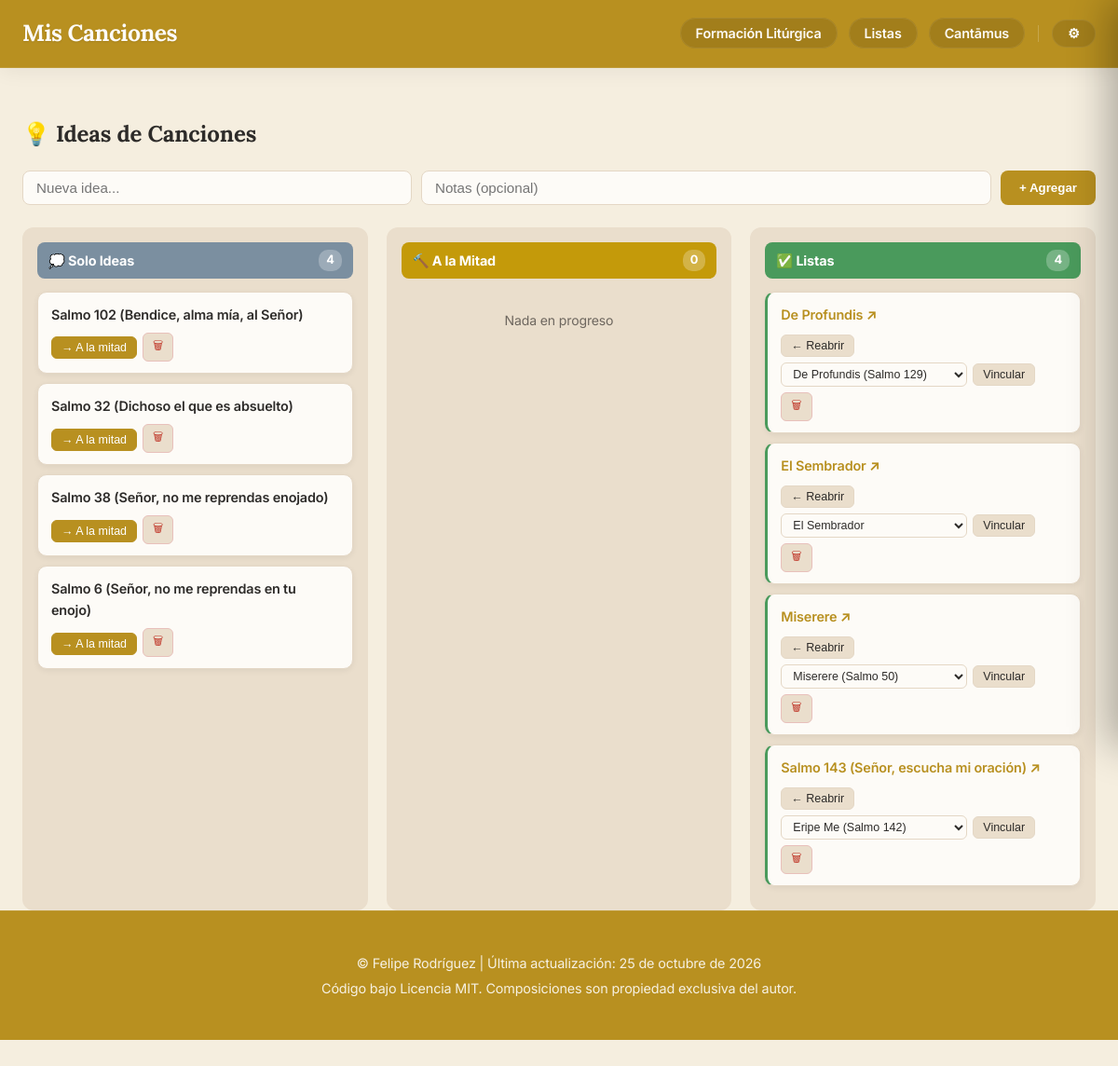
The app's page /admin/ideas (signed in) with its own data.
### models.py (models this page shows, shortened)
class IdeaCancion(db.Model):
    __tablename__ = 'idea_cancion'
    id = db.Column(db.Integer, primary_key=True)
    titulo = db.Column(db.String(150), nullable=False)
    notas = db.Column(db.Text, nullable=True)
    estado = db.Column(db.String(20), nullable=False, default='idea')  # 'idea', 'mitad', 'lista'
    cancion_id = db.Column(db.Integer, db.ForeignKey('cancion.id'), nullable=True)
    cancion = db.relationship('Cancion', backref='idea', foreign_keys=[cancion_id])

class Cancion(db.Model):
    __tablename__ = 'cancion'
    id = db.Column(db.Integer, primary_key=True)
    titulo = db.Column(db.String(150), nullable=False)
    musica = db.Column(db.String(100))
    letra = db.Column(db.String(100))
    adaptacion = db.Column(db.String(100))
    arreglo = db.Column(db.String(100), nullable=True)
    idioma = db.Column(db.String(50))
    dia = db.Column(db.Integer, nullable=True)
    mes = db.Column(db.Integer, nullable=True)
    anio = db.Column(db.Integer)
    descripcion = db.Column(db.Text)
    audio = db.Column(db.String(150))
    letras_acordes = db.Column(db.String(150))
    partitura = db.Column(db.String(150))
    midi = db.Column(db.String(150))
    tags_json = db.Column(db.String(500))
    tipo = db.Column(db.String(50), nullable=False, default='local')
    categorias_json = db.Column(db.String(200))
    youtube_video_embed = db.Column(db.Text)
    youtube_audio_embed = db.Column(db.Text)
    interprete = db.Column(db.String(200), nullable=True)
    ensambles_json = db.Column(db.Text, nullable=True)
    descargas_json = db.Column(db.Text, nullable=True)
    audios_json = db.Column(db.Text, nullable=True)
    tipo_pdf = db.Column(db.String(50), nullable=True)  # 'partitura' o 'letras_acordes'
    letras_json = db.Column(db.Text, nullable=True)  # {"sincronizada": bool, "lineas": [{"t": seg|null, "text": str}]}

### app.py (the view)
@app.route('/admin/ideas')
@login_required
def admin_ideas():
    if not FEATURES['ideas_admin']:
        abort(404)
    ideas = {
        'idea':  IdeaCancion.query.filter_by(estado='idea').order_by(IdeaCancion.titulo).all(),
        'mitad': IdeaCancion.query.filter_by(estado='mitad').order_by(IdeaCancion.titulo).all(),
        'lista': IdeaCancion.query.filter_by(estado='lista').order_by(IdeaCancion.titulo).all(),
    }
    canciones = Cancion.query.order_by(Cancion.titulo).all()
    return render_template('admin/ideas.html', ideas=ideas, canciones=canciones)

### app.py (called while the page is built)
@app.context_processor
def inject_globals():
    try:
        with open('build_date.txt', 'r', encoding='utf-8') as f:
            date_str = f.read().strip()
    except Exception:
        date_str = "Desconocida"
    return dict(last_update=date_str, FEATURES=FEATURES)

def login_required(f):
    @wraps(f)
    def decorated_function(*args, **kwargs):
        if 'logged_in' not in session:
            return redirect(url_for('login', next=request.url))
        return f(*args, **kwargs)
    return decorated_function

### templates/admin/ideas.html (shortened to what this page needs)
{% extends "base.html" %}
{% block content %}
<div class="ideas-board">
    <div class="ideas-header">
        <h2>💡 Ideas de Canciones</h2>
        <form action="{{ url_for('admin_ideas_add') }}" method="post" class="ideas-add-form">
            <input type="text" name="titulo" placeholder="Nueva idea..." required class="ideas-input">
            <input type="text" name="notas" placeholder="Notas (opcional)" class="ideas-input ideas-input-notes">
            <button type="submit" class="ideas-add-btn">+ Agregar</button>
        </form>
    </div>
    <div class="kanban-board">
        <div class="kanban-col">
            <div class="kanban-col-header kanban-idea">💭 Solo Ideas <span class="kanban-count">{{ ideas.idea | length }}</span></div>
            {% for idea in ideas.idea %}
            <div class="kanban-card">
                <div class="kanban-card-title">{{ idea.titulo }}</div>
                <div class="kanban-card-actions">
                    <form action="{{ url_for('admin_ideas_update', idea_id=idea.id) }}" method="post" style="display:inline">
                        <button type="submit" class="kanban-btn kanban-btn-up" title="Mover a En progreso">→ A la mitad</button>
                    </form>
                    <form action="{{ url_for('admin_ideas_delete', idea_id=idea.id) }}" method="post" style="display:inline" onsubmit="return confirm('¿Eliminar esta idea?')">
                        <button type="submit" class="kanban-btn kanban-btn-del" title="Eliminar">🗑</button>
                    </form>
                </div>
            </div>
            {% else %}
            <p class="kanban-empty">Sin ideas todavía</p>
            {% endfor %}
        </div>
        <div class="kanban-col">
            <div class="kanban-col-header kanban-mitad">🔨 A la Mitad <span class="kanban-count">{{ ideas.mitad | length }}</span></div>
            {% for idea in ideas.mitad %}
            <div class="kanban-card">
                <div class="kanban-card-title">{{ idea.titulo }}</div>
                {% if idea.notas %}<div class="kanban-card-notes">{{ idea.notas }}</div>{% endif %}
                <div class="kanban-card-actions">
                    <form action="{{ url_for('admin_ideas_update', idea_id=idea.id) }}" method="post" style="display:inline">
                        <input type="hidden" name="estado" value="idea">
                        <button type="submit" class="kanban-btn" title="Volver a Ideas">← Volver</button>
                    </form>
                    <form action="{{ url_for('admin_ideas_update', idea_id=idea.id) }}" method="post" class="kanban-promote-form">
                        <input type="hidden" name="estado" value="lista">
                        <select name="cancion_id" class="kanban-select">
                            <option value="">— Vincular con canción (opcional) —</option>
                            {% for cancion in canciones %}
                            <option value="{{ cancion.id }}" {% if idea.cancion_id == cancion.id %}selected{% endif %}>{{ cancion.titulo }}</option>
                            {% endfor %}
                        </select>
                        <button type="submit" class="kanban-btn kanban-btn-up">→ Lista ✓</button>
                    </form>
                    <form action="{{ url_for('admin_ideas_delete', idea_id=idea.id) }}" method="post" style="display:inline" onsubmit="return confirm('¿Eliminar esta idea?')">
                        <button type="submit" class="kanban-btn kanban-btn-del">🗑</button>
                    </form>
                </div>
            </div>
            {% else %}
            <p class="kanban-empty">Nada en progreso</p>
            {% endfor %}
        </div>
        <div class="kanban-col">
            <div class="kanban-col-header kanban-lista">✅ Listas <span class="kanban-count">{{ ideas.lista | length }}</span></div>
            {% for idea in ideas.lista %}
            <div class="kanban-card kanban-card-done">
                <div class="kanban-card-title">
                    {% if idea.cancion %}
                        <a href="{{ url_for('ver_composicion', comp_id=idea.cancion.id) }}" target="_blank">{{ idea.titulo }} ↗</a>
                    {% else %}
                        {{ idea.titulo }}
                    {% endif %}
                </div>
                <div class="kanban-card-actions">
                    <form action="{{ url_for('admin_ideas_update', idea_id=idea.id) }}" method="post" style="display:inline">
                        <button type="submit" class="kanban-btn" title="Volver a En progreso">← Reabrir</button>
                    </form>
                    <form action="{{ url_for('admin_ideas_update', idea_id=idea.id) }}" method="post" class="kanban-promote-form">
                        <select name="cancion_id" class="kanban-select">
                            {% for cancion in canciones %}
                            <option value="{{ cancion.id }}" {% if idea.cancion_id == cancion.id %}selected{% endif %}>{{ cancion.titulo }}</option>
                            {% endfor %}
                        </select>
                        <button type="submit" class="kanban-btn">Vincular</button>
                    </form>
                    <form action="{{ url_for('admin_ideas_delete', idea_id=idea.id) }}" method="post" style="display:inline" onsubmit="return confirm('¿Eliminar?')">
                        <button type="submit" class="kanban-btn kanban-btn-del">🗑</button>
                    </form>
                </div>
            </div>
            {% else %}
            <p class="kanban-empty">Ninguna completada aún</p>
            {% endfor %}
        </div>
    </div>
</div>
{% endblock %}

### records on screen
IdeaCancion: titulo "Salmo 102 (Bendice, alma mía, al Señor)"
IdeaCancion: titulo "Salmo 32 (Dichoso el que es absuelto)"
IdeaCancion: titulo "Salmo 38 (Señor, no me reprendas enojado)"
IdeaCancion: titulo "Salmo 6 (Señor, no me reprendas en tu enojo)"
IdeaCancion: titulo "De Profundis", cancion_id "De Profundis (Salmo 129)"
IdeaCancion: titulo "El Sembrador", cancion_id "El Sembrador"
IdeaCancion: titulo "Miserere", cancion_id "Miserere (Salmo 50)"
IdeaCancion: titulo "Salmo 143 (Señor, escucha mi oración)", cancion_id "Eripe Me (Salmo 142)"

### other values on screen
{{ ideas.idea | length }} "4"
{{ ideas.mitad | length }} "0"
{{ ideas.lista | length }} "4"
{{ last_update }} "25 de octubre de 2026"
